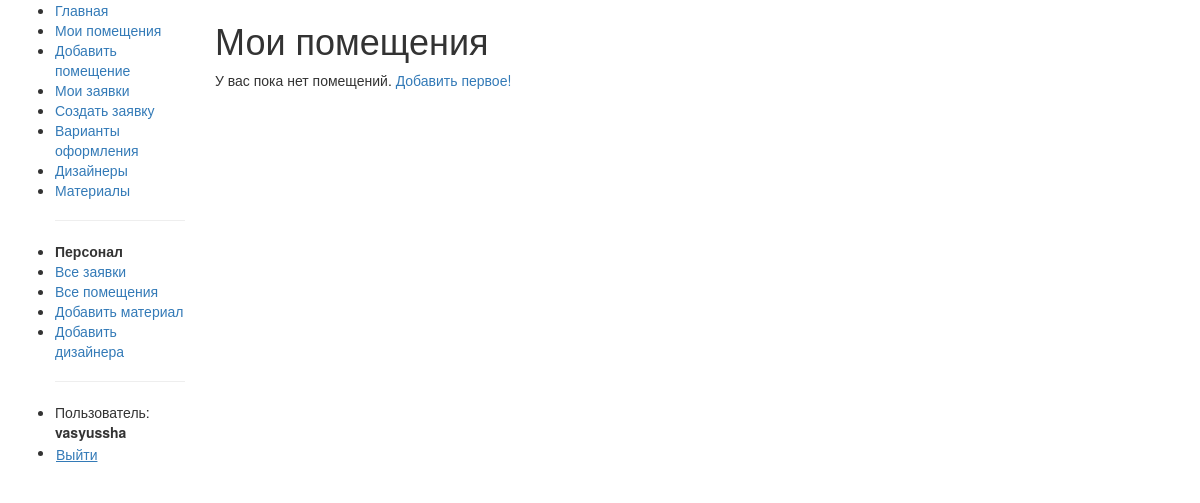
The app's page /rooms/ (signed in), older data.
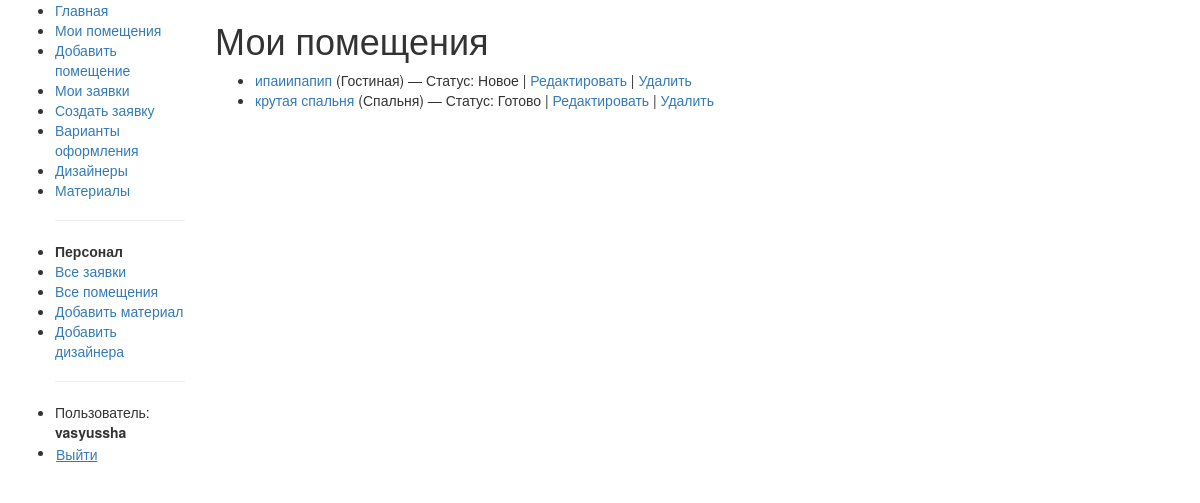
The same page, newer data.
### studio/models.py (models this page shows, shortened)
class Room(models.Model):
    id = models.UUIDField(primary_key=True, default=uuid.uuid4, editable=False)
    user = models.ForeignKey(
        User,
        on_delete=models.CASCADE,
        verbose_name="Пользователь",
        related_name='rooms'
    )
    title = models.CharField(max_length=200, verbose_name="Название помещения")
    room_type = models.CharField(
        max_length=50,
        choices=[
            ('living', 'Гостиная'),
            ('bedroom', 'Спальня'),
            ('kitchen', 'Кухня'),
            ('bathroom', 'Ванная'),
            ('office', 'Кабинет'),
            ('other', 'Другое'),
        ],
        verbose_name="Тип помещения"
    )
    area = models.FloatField(verbose_name="Площадь (м²)", null=True, blank=True)
    description = models.TextField(
        blank=True,
        verbose_name="Описание пожеланий",
        help_text="Опишите, как вы хотите оформить это помещение"
    )
    plan_image = models.ImageField(
        upload_to='room_plans/',
        verbose_name="План помещения",
        help_text="Загрузите план или фото помещения"
    )
    created_at = models.DateTimeField(auto_now_add=True, verbose_name="Дата создания")
    updated_at = models.DateTimeField(auto_now=True, verbose_name="Дата обновления")
    STATUS_CHOICES = (
        ('new', 'Новое'),
        ('in_progress', 'В работе'),
        ('done', 'Готово'),
    )
    status = models.CharField(
        max_length=15,
        choices=STATUS_CHOICES,
        default='new',
        verbose_name="Статус"
    )
    class Meta:
        ordering = ['-created_at']
        verbose_name = "Помещение"
        verbose_name_plural = "Помещения"
        permissions = (("can_make_proposal", "Предлагать варианты оформления"),)
    def get_absolute_url(self):
        return reverse('room-detail', args=[str(self.id)])

### studio/views.py (the view)
# urls.py: path('rooms/', views.RoomListView.as_view(), name='rooms'),
class RoomListView(LoginRequiredMixin, generic.ListView):
    model = Room
    template_name = 'studio/room_list.html'
    paginate_by = 2
    def get_queryset(self):
        return Room.objects.filter(user=self.request.user)

### studio/templates/studio/room_list.html
{% extends "base_generic.html" %}
{% block content %}
<h1>Мои помещения</h1>
{% if room_list %}
<ul>
    {% for room in room_list %}
    <li>
        <a href="{{ room.get_absolute_url }}">{{ room.title }}</a>
        ({{ room.get_room_type_display }}) — Статус: {{ room.get_status_display }}
        | <a href="{% url 'room-update' room.id %}">Редактировать</a>
        | <a href="{% url 'room-delete' room.id %}">Удалить</a>
    </li>
    {% endfor %}
</ul>
{% else %}
<p>У вас пока нет помещений. <a href="{% url 'room-create' %}">Добавить первое!</a></p>
{% endif %}
{% endblock %}

Row changes from the older to the newer data that the page shows:
added Room: title "ипаиипапип", room_type "Гостиная", status "Новое"
added Room: title "крутая спальня", room_type "Спальня", status "Готово"
Text that changed along with them:
text no longer shown: "У вас пока нет помещений. Добавить первое!"
